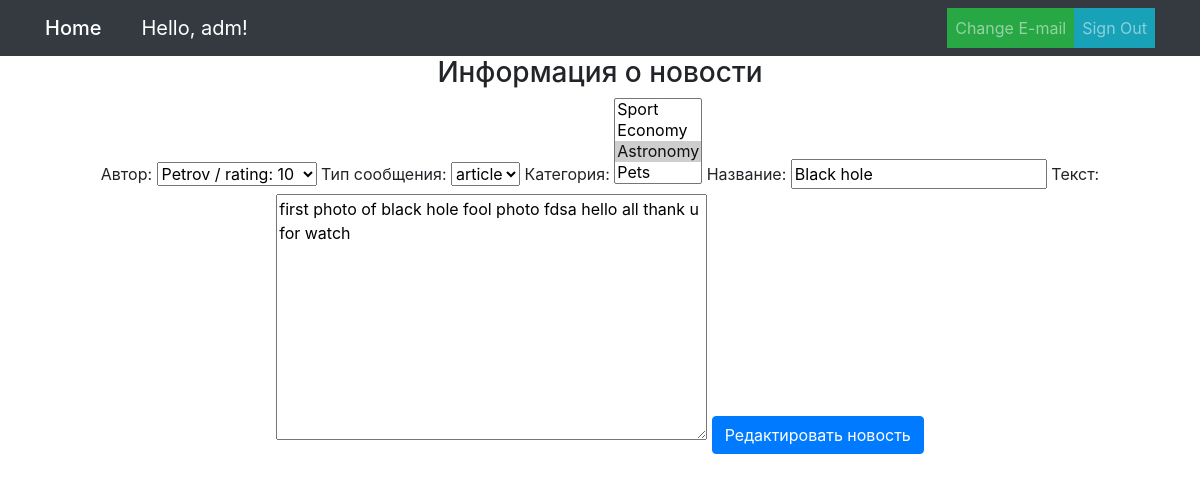
The page /news/2/edit/ (signed in) on the database as committed earlier.
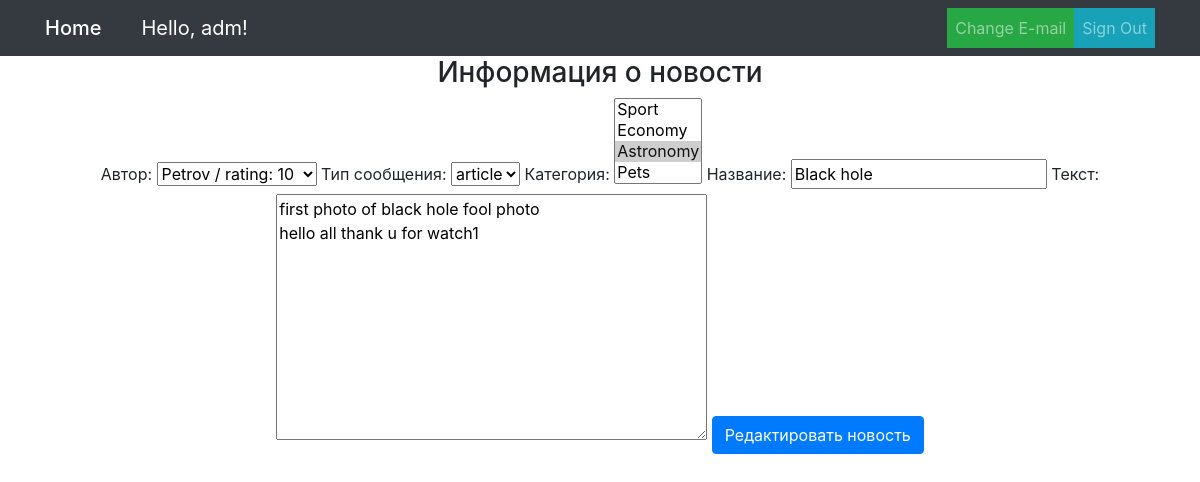
The same page on the database as committed later.
### NewsPaper/models.py (models this page shows, shortened)
class Post(models.Model):
    author = models.ForeignKey(Author, on_delete=models.CASCADE, verbose_name='Автор')
    type = models.CharField(max_length=3, choices=PostTypes, default=article, verbose_name='Тип сообщения', null=True)
    updated = models.DateTimeField(auto_now_add=True, verbose_name='Дата обновления')
    title = models.CharField(max_length=250, verbose_name='Название', null=True)
    text = models.TextField(verbose_name='Текст', null=True)
    rating = models.IntegerField(default=0, verbose_name='Рейтинг')
    categories = models.ManyToManyField(Category, through='PostCategory', verbose_name='Категория')

### NewsPaper/views.py (the view)
# urls.py: path('<int:pk>/edit/', PostUpdateView.as_view(), name='news_update'),
class PostUpdateView(PermissionRequiredMixin, UpdateView):
    permission_required = ('NewsPaper.change_post')
    template_name = 'news_create.html'
    form_class = PostForm
    def get_object(self, **kwargs):
        id = self.kwargs.get('pk')
        post = Post.objects.get(pk=id)
        if id is None:
            return Post.objects.get(pk=0)
        if self.request.user.is_superuser:
            return post
        elif self.request.user == post.author.user:
            return post
        else:
            return Post.objects.get(pk=0)

### NewsPaper/forms.py
class PostForm(ModelForm):
    class Meta:
        model = Post
        fields = ('author', 'type', 'categories', 'title', 'text')

### NewsPaper/models.py (called while the page is built)
    def __str__(self):
        str = f'{self.name}'
        return str

    def __str__(self):
        str = f'{self.user.username} / rating: {self.rating}'
        return str

### templates/news_create.html (shortened to what this page needs)
{% extends 'base.html' %}
{% load bootstrap_tags %}
{% block content %}
<h3>Информация о новости</h3>
<form method="POST">
    {{ form|as_bootstrap }}
    {% if object.id %}
        <input type="submit" value="Редактировать новость" class="btn btn-primary">
    {% else %}
        <input type="submit" value="Добавить новость" class="btn btn-primary">
    {% endif %}
</form>
{% endblock content %}

Rows that differ between the two databases and show on the page:
changed Post "Petrov / rating: 10": text "first photo of black hole fool photo fdsa hello all thank u for watch" → "first photo of black hole fool photo hello all thank u for watch1"
